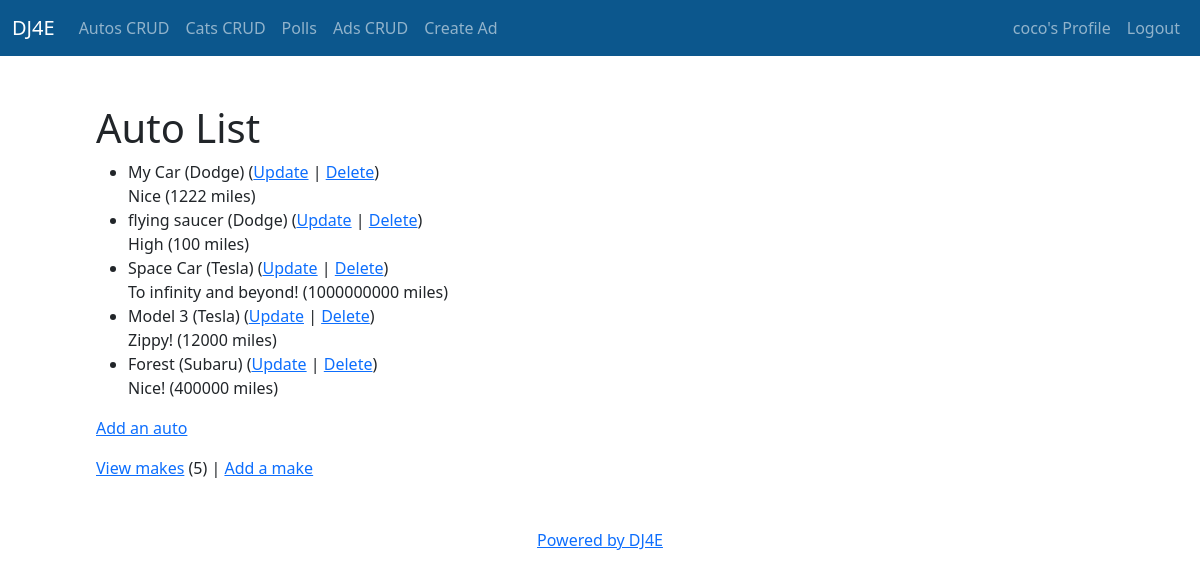
The page /autos/ (signed in) on the database its author committed.
### autos/models.py (models this page shows, shortened)
class Auto(models.Model):
    nickname = models.CharField(
            max_length=200,
            validators=[MinLengthValidator(2, "Nickname must be greater than 1 character")]
    )
    mileage = models.PositiveIntegerField()
    comments = models.CharField(max_length=300)
    make = models.ForeignKey('Make', on_delete=models.CASCADE, null=False)

class Make(models.Model):
    name = models.CharField(
            max_length=200,
            help_text='Enter a make (e.g. Dodge)',
            validators=[MinLengthValidator(2, "Make must be greater than 1 character")]
    )
    def __str__(self):
        return self.name

### autos/views.py (the view)
# urls.py: path('', views.MainView.as_view(), name='all'),
class MainView(LoginRequiredMixin, View):
    def get(self, request):
        mc = Make.objects.all().count()
        al = Auto.objects.all()
        ctx = {'make_count': mc, 'auto_list': al}
        return render(request, 'autos/auto_list.html', ctx)

### home/context_processors.py (called while the page is built)
def settings(request):
    return {
        'settings': django_settings,
    }

### autos/templates/autos/auto_list.html
{% extends "base_bootstrap.html" %}
{% block content %}
  <h1>Auto List</h1>
  {% if auto_list %}
  <ul>
    {% for auto in auto_list %}
      <li>
          {{ auto.nickname }} ({{ auto.make }})
          (<a href="{% url 'autos:auto_update' auto.id %}">Update</a> |
          <a href="{% url 'autos:auto_delete' auto.id %}">Delete</a>) <br/>
          {{ auto.comments }} ({{ auto.mileage }} miles)
      </li>
    {% endfor %}
  </ul>
  {% else %}
    <p>There are no autos in the library.</p>
  {% endif %}
  <p>
    {% if make_count > 0 %}
      <a href="{% url 'autos:auto_create' %}">Add an auto</a>
    {% else %}
      Please add a make before you add an auto.
    {% endif %}
  </p>
  <p>
  <a href="{% url 'autos:make_list' %}">View makes</a> ({{ make_count }}) |
    <a href="{% url 'autos:make_create' %}">Add a make</a>
  </p>
{% endblock %}

### home/templates/partials/_navbar.html (shortened to what this page needs)
<nav class="navbar navbar-expand-lg navbar-dark" style="background-color:  #0c578d;">
    <div class="container-fluid">
      <a class="navbar-brand" href="{% url 'home' %}">DJ4E</a>
      <div class="collapse navbar-collapse" id="navbarSupportedContent">
          <ul class="navbar-nav me-auto mb-2 mb-lg-0">
            <li class="nav-item">
              <a class="nav-link {% if 'autos' == request.path %} active" style="color: red;" {% endif %} aria-current="page" href="{% url 'autos:all' %}">Autos CRUD</a>
            </li>
            <li class="nav-item">
              <a class="nav-link" aria-current="page" href="{% url 'cats:cat_list' %}">Cats CRUD</a>
            </li>
            <li class="nav-item">
              <a class="nav-link" aria-current="page" href="{% url 'polls:index' %}">Polls</a>
            </li>
            <li class="nav-item">
              <a class="nav-link" aria-current="page" href="{% url 'ads:all' %}">Ads CRUD</a>
            </li>
            <li class="nav-item">
              <a class="nav-link" aria-current="page" href="{% url 'ads:ad_create' %}">Create Ad</a>
            </li>
          </ul>
        </div>
  <div class="nav navbar-nav navbar-right">
    {% if user.is_authenticated %}
      <a class="nav-item nav-link" href="#">{{user}}'s Profile</a>
      <a class="nav-item nav-link" href="{% url 'logout' %}">Logout</a>
    {% else %}
      <a class="nav-item nav-link" href="{% url 'login' %}">Login</a>
      <a class="nav-item nav-link" href="#">Register</a>
    {% endif %}
  </div>
      </div>
    </nav>

### rows shown on the page
Auto: nickname "My Car", make "Dodge", comments "Nice", mileage "1222"
Auto: nickname "flying saucer", make "Dodge", comments "High", mileage "100"
Auto: nickname "Space Car", make "Tesla", comments "To infinity and beyond!", mileage "1000000000"
Auto: nickname "Model 3", make "Tesla", comments "Zippy!", mileage "12000"
Auto: nickname "Forest", make "Subaru", comments "Nice!", mileage "400000"

### other values the page prints
{{ user }} "coco"
{{ make_count }} "5"
